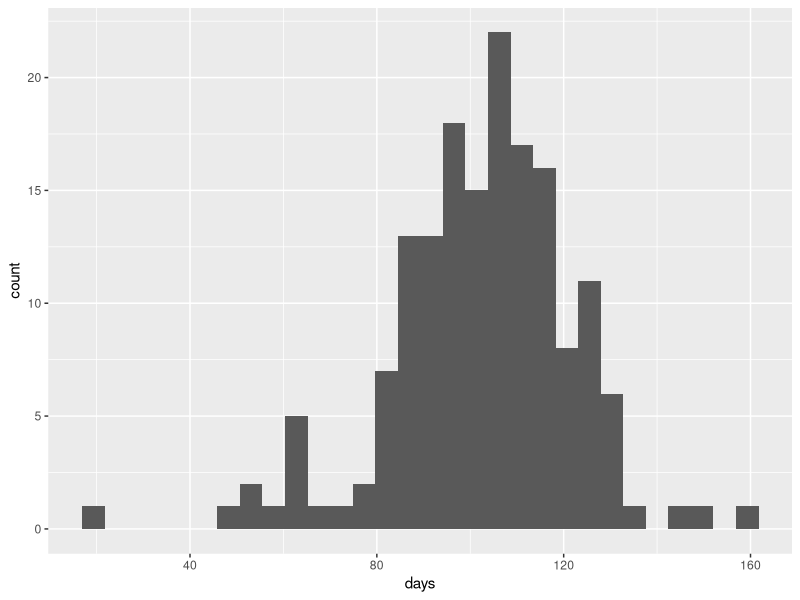
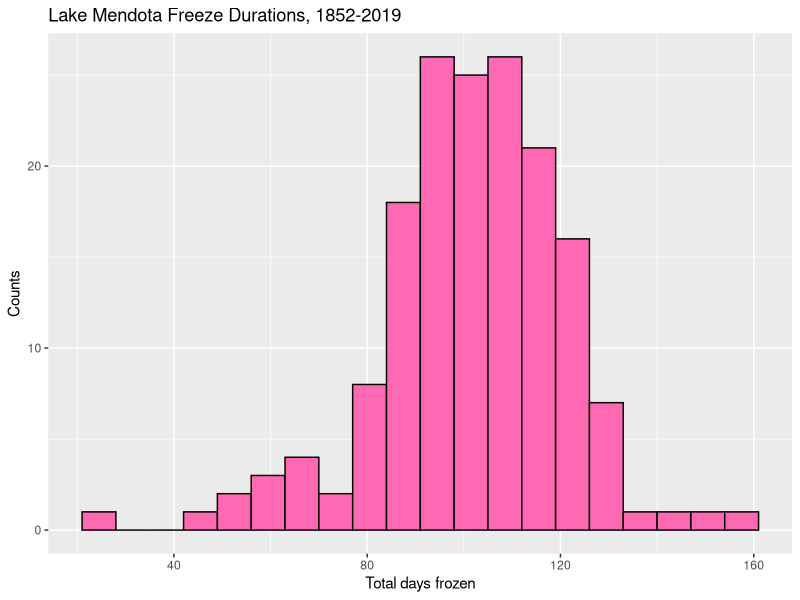
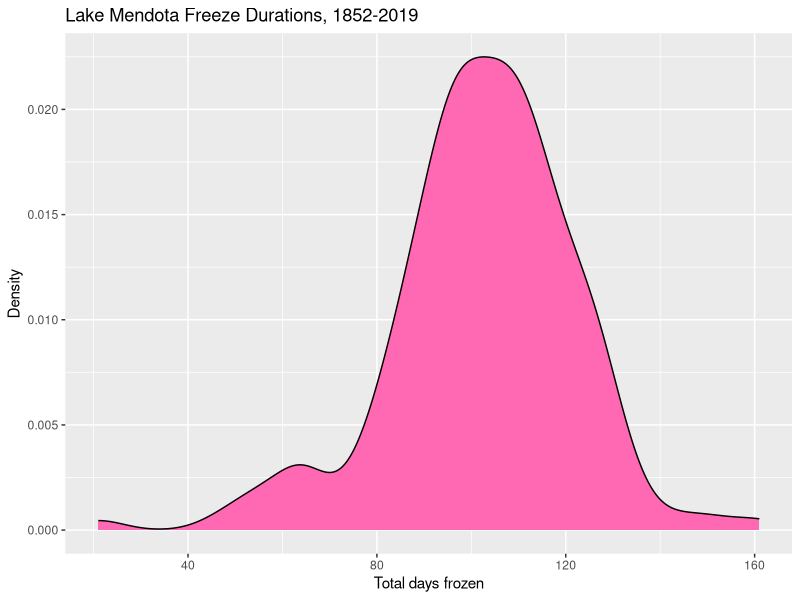
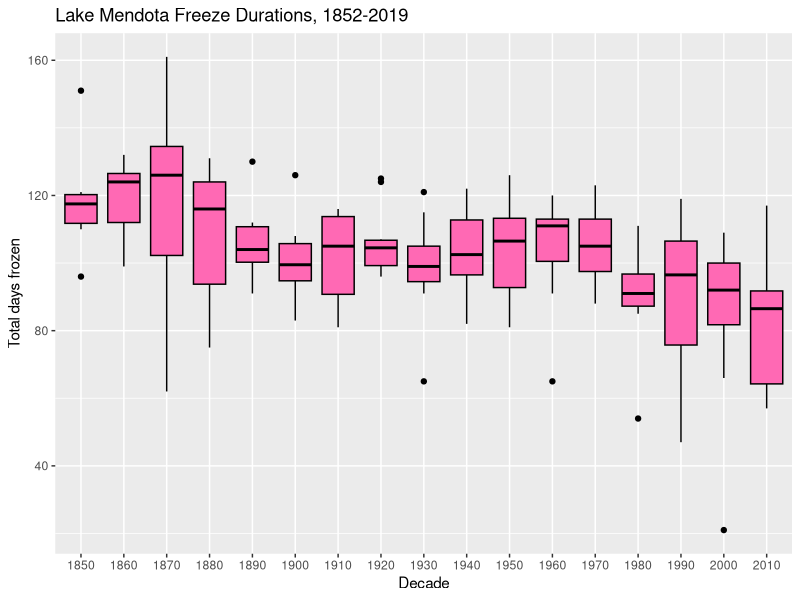
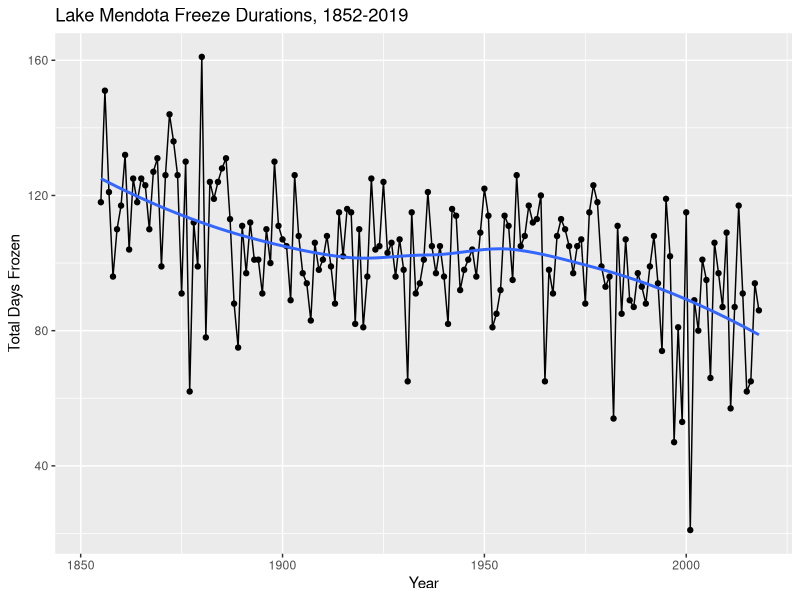

Recreate these plots in R, in order.
## ---- chunk 1
## <- These hash tags allow you to comment-out the code; you can use multiple depending on your preference but only one is needed.
## 'knitr' is the package that turns R Markdown into a document
## The following command sets some options for this R Markdown file
knitr::opts_chunk$set(echo = TRUE, message=FALSE, warning=FALSE)
## The `library()' function loads in a package; the package must already be installed.
## `tidyverse' is the name of the package we are loading next.  In particular, we will be using ggplot2.
library(tidyverse)

## We will also load the package called `lubridate.'  It is a part of `tidyverse', but it is not loaded in the core.  
##  (This means we need to load it separately when we want to use it in our code.)
## The 'lubridate' package has useful functions for dates.
library(lubridate)
## ---- chunk 2
## `ice' is a new object. 
## The `<-' assigns the loaded data set to the object name `ice.'
## You will see an '=' instead of a `<-' as the assignment operator; I use both, but many R books recommend the `<-.'
## read_csv() is a function in the tidyverse for reading in .csv files.
## There is a base R function named read.csv(). Use read_csv() instead.
## The argument to read_csv() is a path to the file with the data
## The '..' means go up a directory
## Use a '/' after a directory
##   (Windows uses backslashes, but slashes work in R for any computer system)
## The result of the code below is to create a data frame named ice
##   by reading in the data in the file.
ice <- read_csv("../../data/lake-mendota-year-clean.csv")
## ---- chunk 3
str(ice)
spec(ice)
## ---- chunk 4
ggplot(ice) +
  geom_histogram(aes(x=days))
## ---- chunk 5
ggplot(ice) +
  geom_histogram(aes(x=days),
                 fill="hotpink",
                 color="black",
                 binwidth=7,
                 boundary=0) +
  xlab("Total days frozen") +
  ylab("Counts") +
  ggtitle("Lake Mendota Freeze Durations, 1852-2019")
## ---- chunk 6
ggplot(ice) +
  geom_density(aes(x=days),
               fill="hotpink",
               color="black") +
  xlab("Total days frozen") +
  ylab("Density") +
  ggtitle("Lake Mendota Freeze Durations, 1852-2019")
## ---- chunk 7
ggplot(ice) +
  geom_boxplot(aes(x=as.character(decade),y=days),
               fill="hotpink",
               color="black") +
  ylab("Total days frozen") +
  xlab("Decade") +
  ggtitle("Lake Mendota Freeze Durations, 1852-2019")
## ---- chunk 8
ggplot(ice, aes(x=year1,y=days)) +
  geom_point() +
  geom_line() +
  geom_smooth(se=FALSE) + #span =  #method="lm"
  xlab("Year") +
  ylab("Total Days Frozen") +
  ggtitle("Lake Mendota Freeze Durations, 1852-2019")
